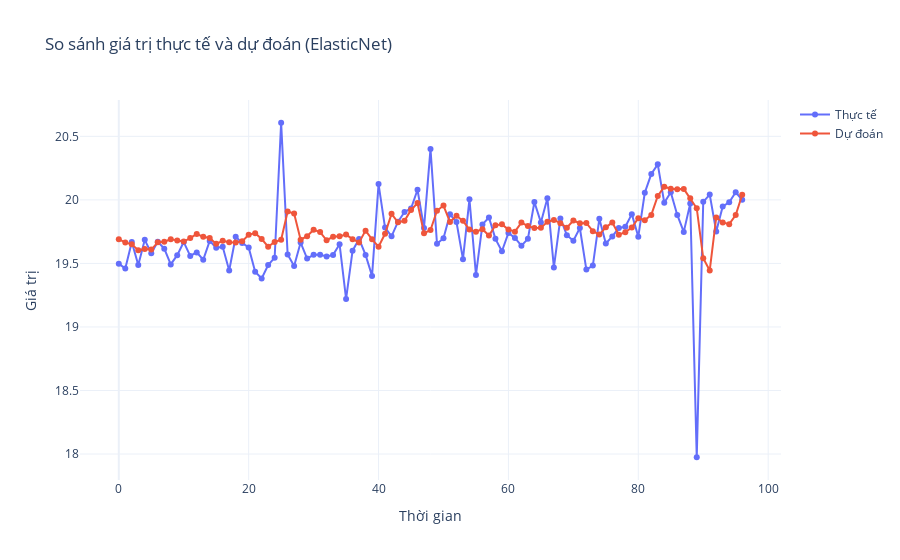

The notebook cell this image was saved under:
### Markdown cell above
# Biểu đồ so sánh

### Code cell
import plotly.graph_objects as go

# Nếu y_test, y_pred đang là dạng log, nhớ inverse_transform trước
y_true = y_test.values.flatten()
y_pred_vals = y_pred.flatten()

fig = go.Figure()

# Giá trị thực tế
fig.add_trace(go.Scatter(
    y=y_true,
    # x=X_test['year'].astype(str) + '-' + X_test['month'].astype(str).str.zfill(2),
    mode="lines+markers",
    name="Thực tế"
))

# Giá trị dự đoán
fig.add_trace(go.Scatter(
    y=y_pred_vals,
    # x=X_test['year'].astype(str) + '-' + X_test['month'].astype(str).str.zfill(2),
    mode="lines+markers",
    name="Dự đoán"
))

fig.update_layout(
    title="So sánh giá trị thực tế và dự đoán (ElasticNet)",
    xaxis_title="Thời gian",
    yaxis_title="Giá trị",
    template="plotly_white"
)

fig.show()

### Figure 1 — Plotly figure (JSON) as saved in the notebook; plotly's stock layout.template omitted (floating-point values rounded to 4 significant figures)
{"data": [{"mode": "lines+markers", "name": "Thực tế", "type": "scatter", "y": [19.5, 19.46, 19.67, 19.49, 19.69, 19.58, 19.67, 19.62, 19.49, 19.57, 19.67, 19.56, 19.59, 19.53, 19.68, 19.62, 19.63, 19.44, 19.71, 19.66, 19.63, 19.43, 19.38, 19.49, 19.54, 20.61, 19.57, 19.48, 19.66, 19.54, 19.57, 19.57, 19.55, 19.57, 19.65, 19.22, 19.6, 19.69, 19.57, 19.4, 20.12, 19.78, 19.71, 19.83, 19.9, 19.93, 20.08, 19.78, 20.4, 19.66, 19.7, 19.89, 19.83, 19.53, 20.0, 19.41, 19.81, 19.86, 19.69, 19.6, 19.74, 19.7, 19.64, 19.69, 19.98, 19.82, 20.01, 19.47, 19.85, 19.72, 19.68, 19.78, 19.45, 19.48, 19.85, 19.66, 19.71, 19.78, 19.79, 19.89, 19.71, 20.06, 20.2, 20.28, 19.98, 20.06, 19.88, 19.75, 19.97, 17.97, 19.99, 20.04, 19.75, 19.95, 19.98, 20.06, 20.0]}, {"mode": "lines+markers", "name": "Dự đoán", "type": "scatter", "y": [19.69, 19.67, 19.65, 19.6, 19.61, 19.61, 19.67, 19.67, 19.69, 19.68, 19.67, 19.7, 19.73, 19.71, 19.7, 19.65, 19.68, 19.67, 19.66, 19.67, 19.73, 19.74, 19.69, 19.63, 19.67, 19.69, 19.91, 19.89, 19.69, 19.71, 19.77, 19.75, 19.68, 19.71, 19.71, 19.73, 19.69, 19.66, 19.76, 19.69, 19.63, 19.73, 19.89, 19.82, 19.84, 19.92, 19.97, 19.74, 19.76, 19.91, 19.96, 19.83, 19.87, 19.83, 19.77, 19.75, 19.77, 19.72, 19.8, 19.81, 19.77, 19.75, 19.82, 19.79, 19.78, 19.78, 19.83, 19.84, 19.82, 19.78, 19.84, 19.82, 19.82, 19.75, 19.73, 19.78, 19.82, 19.73, 19.75, 19.78, 19.86, 19.84, 19.88, 20.03, 20.1, 20.09, 20.08, 20.09, 20.01, 19.93, 19.54, 19.44, 19.86, 19.82, 19.81, 19.88, 20.04]}], "layout": {"title": {"text": "So sánh giá trị thực tế và dự đoán (ElasticNet)"}, "xaxis": {"title": {"text": "Thời gian"}}, "yaxis": {"title": {"text": "Giá trị"}}}}
